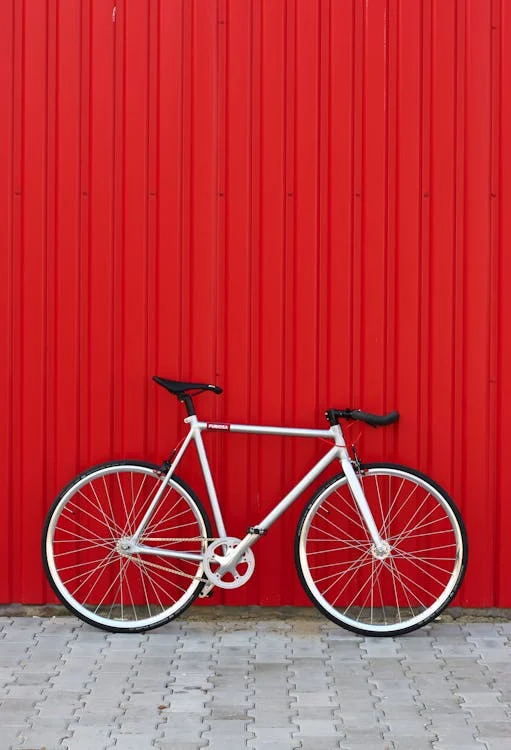
#> input picture images/original/bike.jpeg, 511 x 750 px
$ python line_and_circle_detection.py
#> lines starting #> are read from the running program, lines starting #| are printed output that depends on the picture; after the words box and inside, x2 and y2 are one past the last pixel; in counts of white or black regions, pixels touching at a corner belong together
import cv2
import numpy as np
import os
import matplotlib.pyplot as plt

# --- Constants ---
INPUT_PATH = 'images/original/bike.jpeg'
OUTPUT_DIR_LINES = 'images/output/hough_lines/'
OUTPUT_DIR_CIRCLES = 'images/output/hough_circles/'


def ensure_directories():
    os.makedirs(OUTPUT_DIR_LINES, exist_ok=True)
    os.makedirs(OUTPUT_DIR_CIRCLES, exist_ok=True)


def detect_hough_lines(img, gray):
    """Detect and draw Hough lines."""
    blurred = cv2.GaussianBlur(gray, (5, 5), 0)
    edges = cv2.Canny(blurred, 50, 150)
    lines = cv2.HoughLinesP(edges, 1, np.pi / 180, threshold=80,
                            minLineLength=30, maxLineGap=10)

    output = img.copy()
    if lines is not None:
        for x1, y1, x2, y2 in lines[:, 0]:
            cv2.line(output, (x1, y1), (x2, y2), (0, 255, 0), 2)

    cv2.imwrite(os.path.join(OUTPUT_DIR_LINES, 'lines_detected.jpg'), output)
    return output


def detect_hough_circles(img, gray):
    """Detect and draw Hough circles."""
    blurred = cv2.medianBlur(gray, 5)
    circles = cv2.HoughCircles(
        blurred,
        cv2.HOUGH_GRADIENT,
        dp=1.2,
        minDist=40,
        param1=450,
        param2=40,
        minRadius=20,
        maxRadius=80
    )

    output = img.copy()
    if circles is not None:
        circles = np.uint16(np.around(circles))
        for x, y, r in circles[0, :]:
            cv2.circle(output, (x, y), r, (255, 0, 255), 2)  # Circle
            cv2.circle(output, (x, y), 2, (0, 255, 255), 3)  # Center

    cv2.imwrite(os.path.join(OUTPUT_DIR_CIRCLES, 'circles_detected.jpg'), output)
    return output


def show_image(title, img):
    """Optional display with matplotlib."""
    plt.figure(figsize=(6, 6))
    plt.imshow(cv2.cvtColor(img, cv2.COLOR_BGR2RGB))
    plt.title(title)
    plt.axis('off')
    plt.show()


def main():
    ensure_directories()

    img = cv2.imread(INPUT_PATH)
#> img is the input picture: shape (750, 511, 3); mean B, G, R 65, 59.6, 188
    gray = cv2.cvtColor(img, cv2.COLOR_BGR2GRAY)
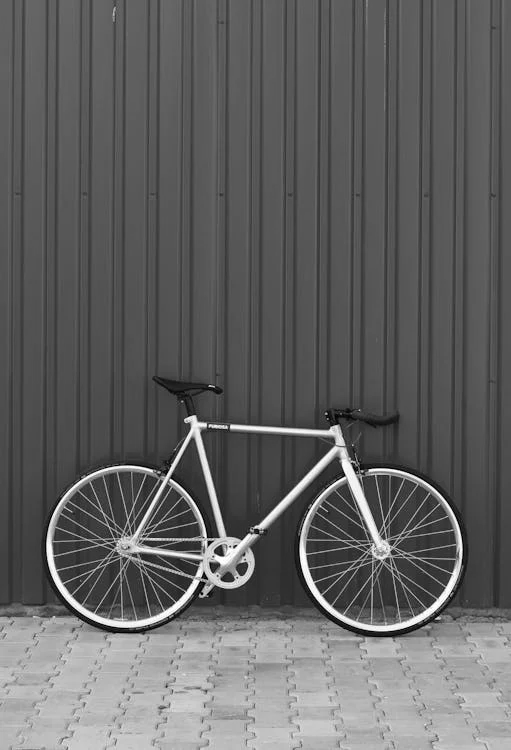
#> gray: shape (750, 511); min 0, max 255, mean 98.6

    lines_img = detect_hough_lines(img, gray)
#> in detect_hough_lines, `edges = cv2.Canny(blurred, 50, 150)`:
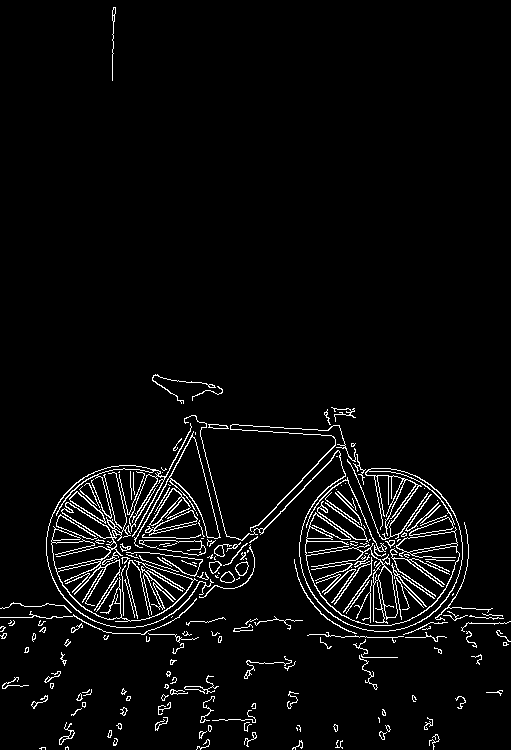
#> edges: shape (750, 511); 4.1% white in thin lines or dots
#> in detect_hough_lines, `lines = cv2.HoughLinesP(edges, 1, np.pi / 180, threshold=80, minLineLe..`: lines = 99 rows, first 6: [241, 553, 343, 447], [254, 529, 318, 463], [296, 571, 371, 560], [144, 593, 222, 581], [44, 701, 65, 663], [90, 625, 106, 595]
#> the loop in detect_hough_lines, `for x1, y1, x2, y2 in lines[:, 0]:` made 99 passes
#> (x1, y1, x2, y2) on passes 1 to 12: (241, 553, 343, 447), (254, 529, 318, 463), (296, 571, 371, 560), (144, 593, 222, 581), (44, 701, 65, 663), (90, 625, 106, 595), (122, 563, 192, 436), (369, 617, 414, 617), (296, 568, 402, 553), (311, 506, 451, 608), (51, 573, 142, 552), (52, 616, 87, 616)
#> after the loop in detect_hough_lines, `for x1, y1, x2, y2 in lines[:, 0]:`:
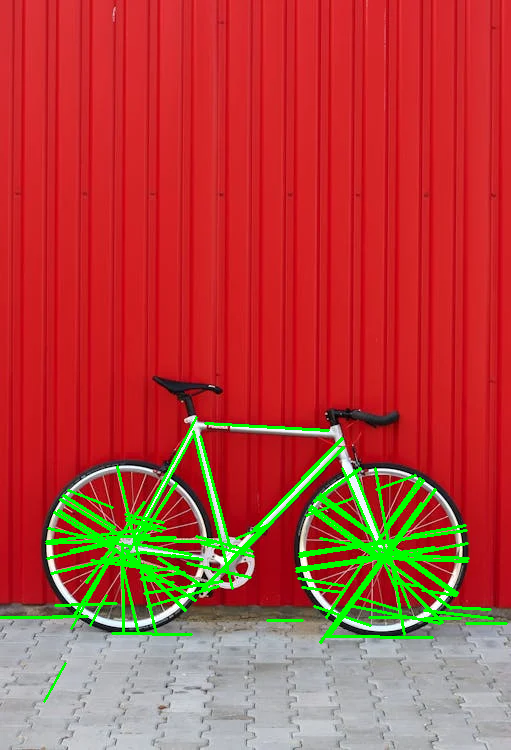
#> output: shape (750, 511, 3); 5.16% of pixels changed, all inside (x1, y1, x2, y2) = (0, 416, 508, 703)
    circles_img = detect_hough_circles(img, gray)
#> in detect_hough_circles, `blurred = cv2.medianBlur(gray, 5)`:
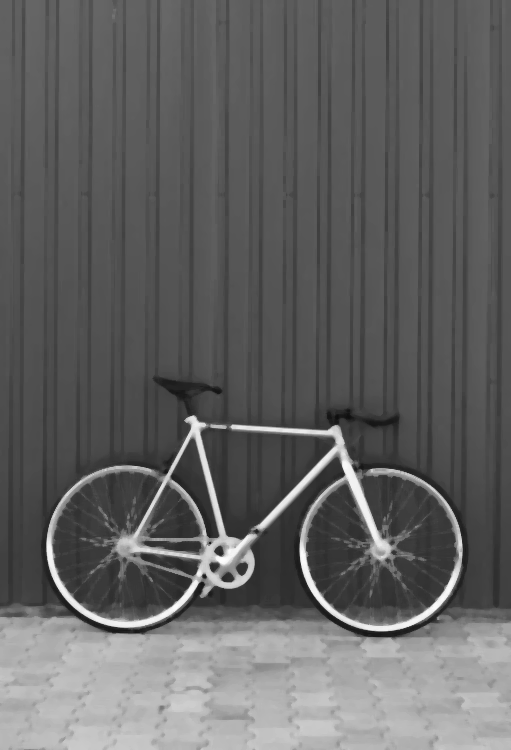
#> blurred: shape (750, 511); min 14, max 253, mean 98.4
#> in detect_hough_circles, `circles = cv2.HoughCircles( blurred, cv2.HOUGH_GRADIENT, dp=1.2, minDi..`: circles = [[378.6, 545.4, 79.28], [125.4, 547.8, 79.28], [228.6, 562.2, 26.36]]
#> in detect_hough_circles, `circles = np.uint16(np.around(circles))`: circles = [[379, 545, 79], [125, 548, 79], [229, 562, 26]]
#> the loop in detect_hough_circles, `for x, y, r in circles[0, :]:` made 3 passes
#> after the loop in detect_hough_circles, `for x, y, r in circles[0, :]:`:
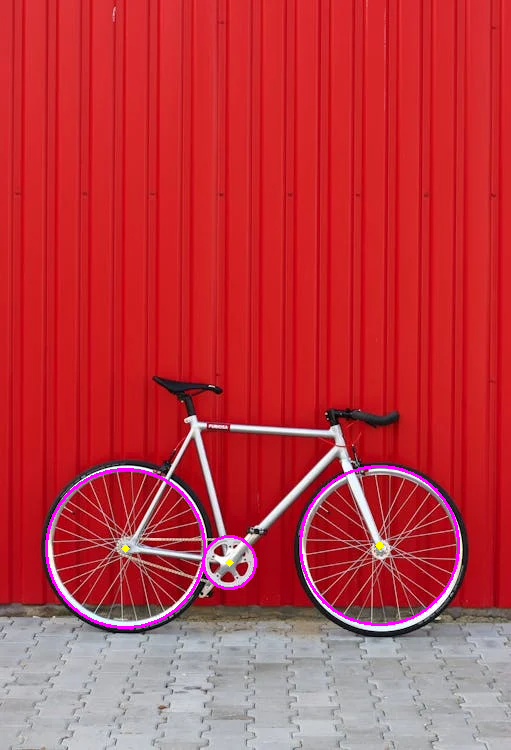
#> output: shape (750, 511, 3); 0.91% of pixels changed, all inside (x1, y1, x2, y2) = (45, 465, 460, 629)

    # Optional display
    show_image("Hough Lines", lines_img)
    show_image("Hough Circles", circles_img)


if __name__ == "__main__":
    main()
